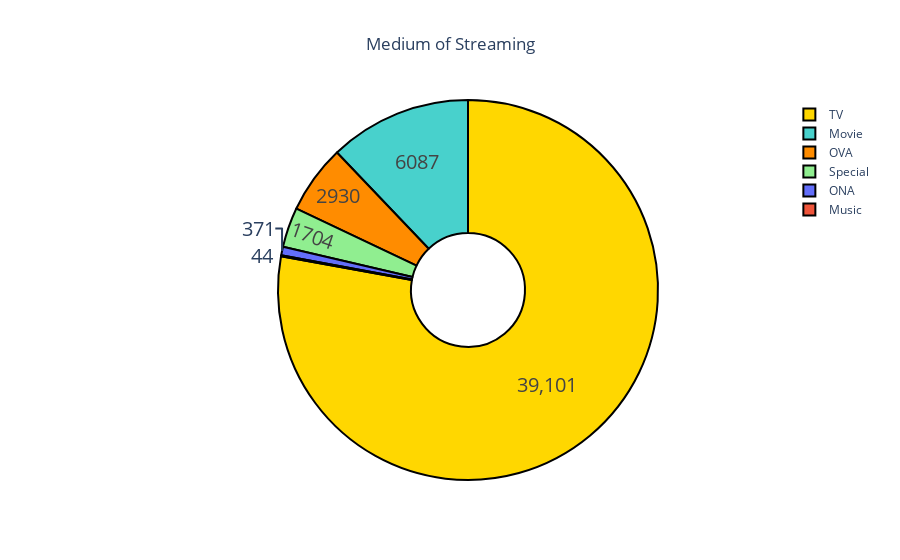

The code cell stored with this chart in its notebook:
### Markdown cell above
## Dataset Details

### `anime_fulldata`:

- **anime_id**: Unique identifier for each anime.
- **anime_title**: The full name of the anime.
- **Genres**: Comma-separated list of genres associated with the anime.
- **Type**: The format of the anime (e.g., movie, TV, OVA, etc.).
- **Studios**: The studio responsible for producing the anime.
- **Source**: The origin of the content (e.g., manga, original, light novel, etc.).
- **Duration**: The length of each episode.
- **Image URL**: The URL of the anime's cover photo.
- **user_id**: Non-identifiable, randomly generated user ID.
- **Username**: The nickname of the user.
- **user_rating**: The rating out of 10 that the user has assigned to the anime.

### Code cell
# Set a consistent style for Matplotlib figures
sns.set_style("whitegrid")
plt.rcParams['axes.titlesize'] = 22
plt.rcParams['axes.labelsize'] = 18
plt.rcParams['xtick.labelsize'] = 12
plt.rcParams['ytick.labelsize'] = 12

# Create a dataframe for rating counts
anime_ratingCount = (anime_fulldata.groupby(by = ['anime_title'])['user_rating']
                     .count()
                     .reset_index()
                     .rename(columns = {'user_rating': 'totalRatingCount'})
                     [['anime_title', 'totalRatingCount']]
                    )

# Visualization 1: Top 10 Anime Based on Rating Counts
top10_animerating = anime_ratingCount[['anime_title', 'totalRatingCount']].sort_values(by='totalRatingCount', ascending=False).head(10)
plt.figure(figsize=(14, 7))
ax = sns.barplot(x="anime_title", y="totalRatingCount", data=top10_animerating, palette="viridis")
ax.set_title('Top 10 Anime Based on Rating Counts')
ax.set_xlabel('Anime Title')
ax.set_ylabel('Total Rating Count')
ax.set_xticklabels(ax.get_xticklabels(), rotation=45, horizontalalignment='right')
plt.tight_layout()
plt.show()

# Visualization 2: Distribution of User Ratings
plt.figure(figsize=(14, 7))
plt.hist(anime_fulldata['user_rating'], bins=70, color='skyblue', alpha=0.7)
plt.title('Distribution of User Ratings')
plt.xlabel('Rating')
plt.ylabel('Frequency')
plt.tight_layout()
plt.show()

# Visualization 3: Medium of Streaming (Pie Chart)
labels = anime_fulldata['Type'].value_counts().index
values = anime_fulldata['Type'].value_counts().values
colors = ['gold', 'mediumturquoise', 'darkorange', 'lightgreen']
fig = go.Figure(data=[go.Pie(labels=labels, values=values, hole=.3)])
fig.update_traces(hoverinfo='label+percent', textinfo='value', textfont_size=20, marker=dict(colors=colors, line=dict(color='#000000', width=2)))
fig.update_layout(title_text='Medium of Streaming', title_x=0.5)
fig.show()

# Visualization 4: Word Cloud for Genres
all_genres = defaultdict(int)
for genres in anime_fulldata['Genres']:
    for genre in genres.split(','):
        all_genres[genre.strip()] += 1

wordcloud = WordCloud(
    background_color='white',
    width=800,
    height=400,
    colormap='viridis'
).generate_from_frequencies(all_genres)

plt.figure(figsize=(14, 7))
plt.imshow(wordcloud, interpolation='bilinear')
plt.title('Most Popular Genres in Anime')
plt.axis('off')
plt.tight_layout()
plt.show()

### Figure 1 — Plotly figure (JSON) as saved in the notebook; plotly's stock layout.template omitted (floating-point values rounded to 4 significant figures)
{"data": [{"hole": 0.3, "hoverinfo": "label+percent", "labels": ["TV", "Movie", "OVA", "Special", "ONA", "Music"], "marker": {"colors": ["gold", "mediumturquoise", "darkorange", "lightgreen"], "line": {"color": "#000000", "width": 2}}, "textfont": {"size": 20}, "textinfo": "value", "type": "pie", "values": [39101, 6087, 2930, 1704, 371, 44]}], "layout": {"title": {"text": "Medium of Streaming", "x": 0.5}}}
